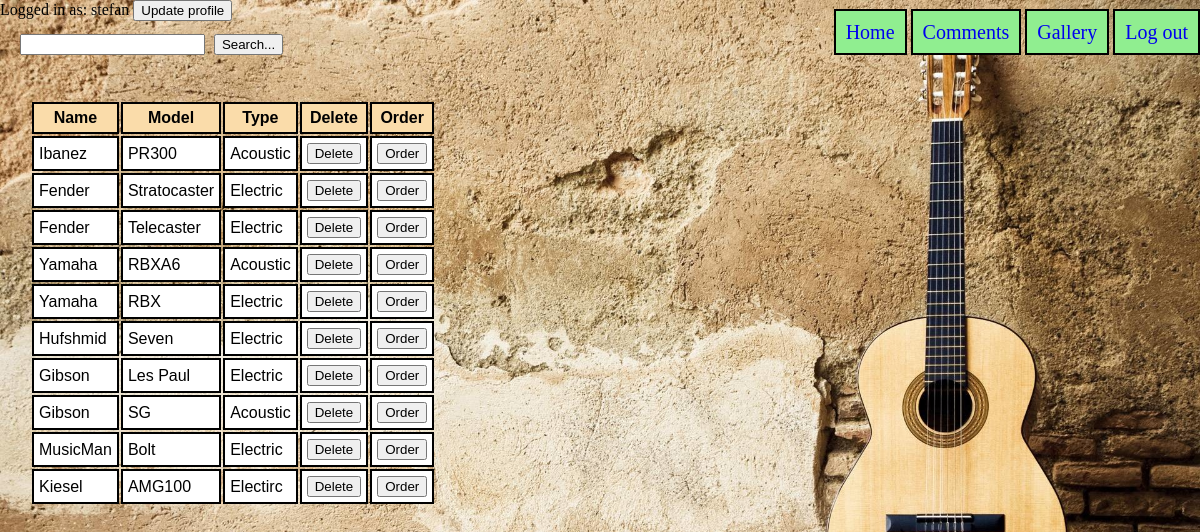
Page /home.php (signed in) on the committed database.
### tables this page shows
CREATE TABLE IF NOT EXISTS `korisnik` (
  `sifra_korisnik` int(255) NOT NULL AUTO_INCREMENT,
  `username` varchar(255) NOT NULL,
  `pass` varchar(255) NOT NULL,
  `email` varchar(255) NOT NULL,
  PRIMARY KEY (`sifra_korisnik`)
);

CREATE TABLE IF NOT EXISTS `gitare` (
  `id_gitare` int(255) NOT NULL AUTO_INCREMENT,
  `naziv` varchar(255) NOT NULL,
  `model` varchar(255) NOT NULL,
  `vrsta` varchar(255) NOT NULL,
  PRIMARY KEY (`id_gitare`)
);

### home.php (the view, shortened to what this page needs)
<?php
require 'connection.php';
$sql="SELECT * FROM korisnik WHERE username='".$_SESSION['username']."'";;
$result=mysqli_query($con,$sql);
while($p=mysqli_fetch_array($result))
{
    echo "Logged in as: ".$p['username']." <input id='upPr' type='button' value='Update profile'onclick='show()'><br>";
}
?>
<html lang="en">
<head>
    <link rel="stylesheet" type="text/css" href="home.css">
</head>
<body>
<div class="nav">
<a href="home.php">Home</a>
<a href="comments.php">Comments</a>
<a href="pictures.php">Gallery</a>
<a href="logout.php">Log out</a>
</div>
<form id="srch" action="home.php" method="post">
    <input type="text" name="search">
    <input type="submit" value="Search...">
</form>
    <?php
        require 'connection.php';
        $s=$_POST['search'];
        $sql = "SELECT id_gitare,naziv, model, vrsta FROM gitare WHERE naziv LIKE'%$s%'";
        $result = mysqli_query($con, $sql);
        echo '<table class="tb">';
        echo "<thead><tr><th>Name</th><th>Model</th><th>Type</th><th>Delete</th><th>Order</th></thead><tbody>";
        while($y=mysqli_fetch_array($result)){
    echo "<tr><td>".$y['naziv']."</td><td>".$y['model']."
    </td><td>".$y['vrsta']."</td><td><form id='as' action='delete.php?id=".$y['id_gitare']."'
    method='POST'><input id='f'type='submit' value='Delete'><br>
    </form></td><td><form id='as' action='order.php?id=".$y['id_gitare']."'
    method='POST'><input id='b'type='submit' value='Order'></td></form><br></td>";
}
echo "</tbody></table>";
    ?>
</body>
</html>

### home.css (style rules this page uses)
body { background-image: url(pictures/background.jpg); background-size: 100%; background-repeat: no-repeat; margin: 0px; padding: 0px; }
form { margin-left: 25%; margin-top: 10%; font-size: 2em; font-family: Verdana, Geneva, Tahoma, sans-serif; }
#as { margin: 0px; }
#srch { position: absolute; top: 20px; left: 20px; margin: 0px; }
.tb { position: absolute; top:100px; left:30px; }
.tb th { border:2px solid black; padding: 5px; background-color:rgb(250, 220, 170); color:black; font-family: 'Franklin Gothic Medium', 'Arial Narrow', Arial, sans-serif; }
.tb td { border:2px solid black; padding: 5px; color:black; background-color:white; font-family: 'Franklin Gothic Medium', 'Arial Narrow', Arial, sans-serif; }
.nav { position: absolute; right: 0px; }
.nav a { border: 2px solid black; padding: 10px; background-color: lightgreen; text-decoration: none; font-size: 20px; }

### rows in the picture
korisnik: username "stefan"
gitare: naziv "Ibanez", model "PR300", vrsta "Acoustic"
gitare: naziv "Fender", model "Stratocaster", vrsta "Electric"
gitare: naziv "Fender", model "Telecaster", vrsta "Electric"
gitare: naziv "Yamaha", model "RBXA6", vrsta "Acoustic"
gitare: naziv "Yamaha", model "RBX", vrsta "Electric"
gitare: naziv "Hufshmid", model "Seven", vrsta "Electric"
gitare: naziv "Gibson", model "Les Paul", vrsta "Electric"
gitare: naziv "Gibson", model "SG", vrsta "Acoustic"
gitare: naziv "MusicMan", model "Bolt", vrsta "Electric"
gitare: naziv "Kiesel", model "AMG100", vrsta "Electirc"
